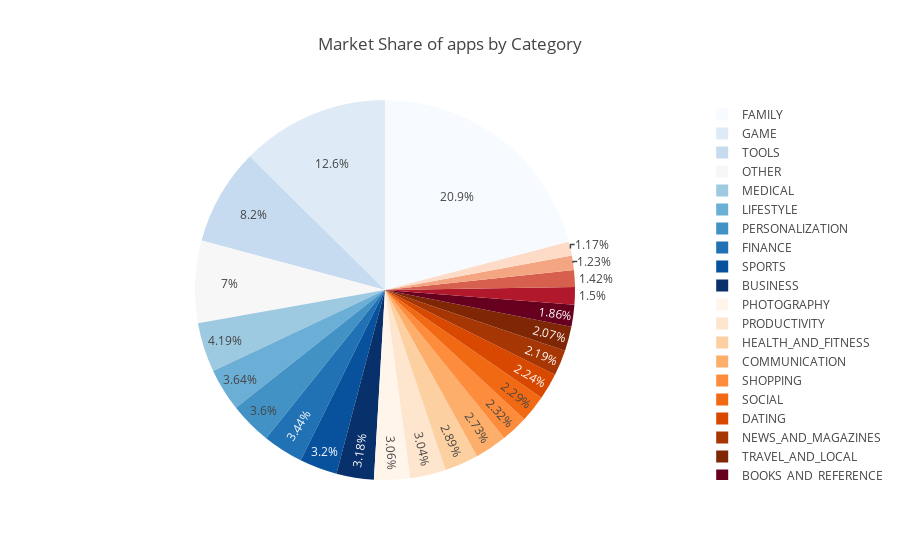

Notebook code cell kept with this figure:
### Code cell
import plotly.plotly as py
import plotly.graph_objs as go
import plotly
import colorlover as cl
from IPython.display import HTML

rdbu = cl.scales['11']['div']['RdBu']
bupu = cl.scales['9']['seq']['Oranges']
blues = cl.scales['9']['seq']['Blues']

plotly.offline.init_notebook_mode(connected=True)
plotly.offline.iplot({
    "data": [go.Pie(
        labels = appNum_by_categorys.index,
        values = appNum_by_categorys.values,
        hoverinfo = 'label+value',
        marker=dict(colors = blues + bupu + rdbu)
)],
    "layout": go.Layout(title="Market Share of apps by Category")
})

### Figure 1 — Plotly figure (JSON) as saved in the notebook; plotly's stock layout.template omitted (floating-point values rounded to 4 significant figures)
{"data": [{"hoverinfo": "label+value", "labels": ["FAMILY", "GAME", "TOOLS", "MEDICAL", "LIFESTYLE", "PERSONALIZATION", "FINANCE", "SPORTS", "BUSINESS", "PHOTOGRAPHY", "PRODUCTIVITY", "HEALTH_AND_FITNESS", "COMMUNICATION", "SHOPPING", "SOCIAL", "DATING", "NEWS_AND_MAGAZINES", "TRAVEL_AND_LOCAL", "BOOKS_AND_REFERENCE", "VIDEO_PLAYERS", "EDUCATION", "MAPS_AND_NAVIGATION", "ENTERTAINMENT", "OTHER"], "marker": {"colors": ["rgb(247,251,255)", "rgb(222,235,247)", "rgb(198,219,239)", "rgb(158,202,225)", "rgb(107,174,214)", "rgb(66,146,198)", "rgb(33,113,181)", "rgb(8,81,156)", "rgb(8,48,107)", "rgb(255,245,235)", "rgb(254,230,206)", "rgb(253,208,162)", "rgb(253,174,107)", "rgb(253,141,60)", "rgb(241,105,19)", "rgb(217,72,1)", "rgb(166,54,3)", "rgb(127,39,4)", "rgb(103,0,31)", "rgb(178,24,43)", "rgb(214,96,77)", "rgb(244,165,130)", "rgb(253,219,199)", "rgb(247,247,247)", "rgb(209,229,240)", "rgb(146,197,222)", "rgb(67,147,195)", "rgb(33,102,172)", "rgb(5,48,97)"]}, "type": "pie", "uid": "b4d0fb53-6d80-4d5b-b6f9-cf9dd58bf0c9", "values": [1616, 974, 633, 324, 281, 278, 266, 247, 246, 236, 235, 223, 211, 179, 177, 173, 169, 160, 144, 116, 110, 95, 90, 541]}], "layout": {"title": "Market Share of apps by Category"}}
